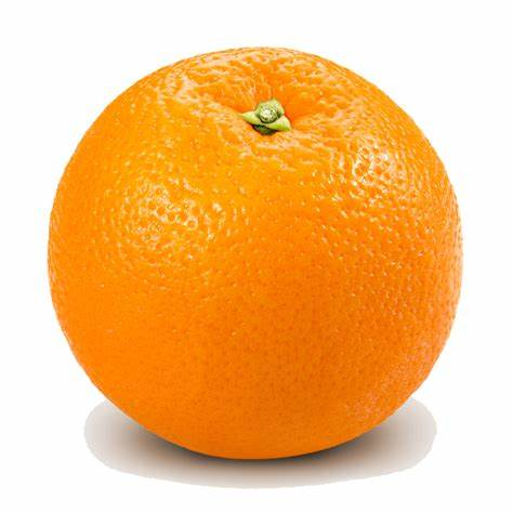
#> input picture Fundamentals/data/orange.jpg, 512 x 512 px, found by its file name
$ python 18_shape_detection.py
#> lines starting #> are read from the running program, lines starting #| are printed output that depends on the picture; after the words box and inside, x2 and y2 are one past the last pixel; in counts of white or black regions, pixels touching at a corner belong together
import cv2 as cv

img = cv.imread('orange.jpg')
#> img is the input picture: shape (512, 512, 3); mean B, G, R 128.1, 191.3, 245.4
imgGrey = cv.cvtColor(img, cv.COLOR_BGR2GRAY)
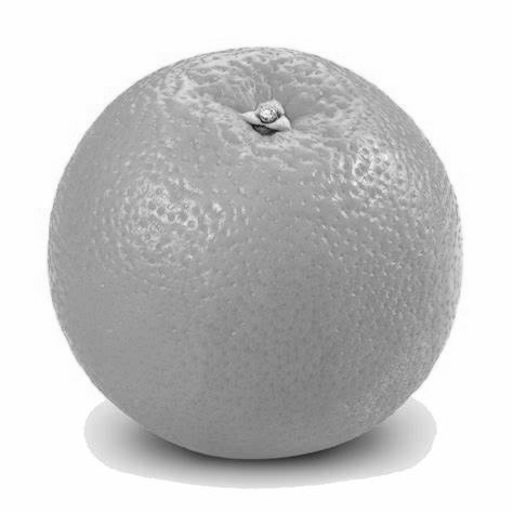
#> imgGrey: shape (512, 512); min 16, max 255, mean 200.3

_, tresh = cv.threshold(imgGrey, 200, 255, cv.THRESH_BINARY_INV)
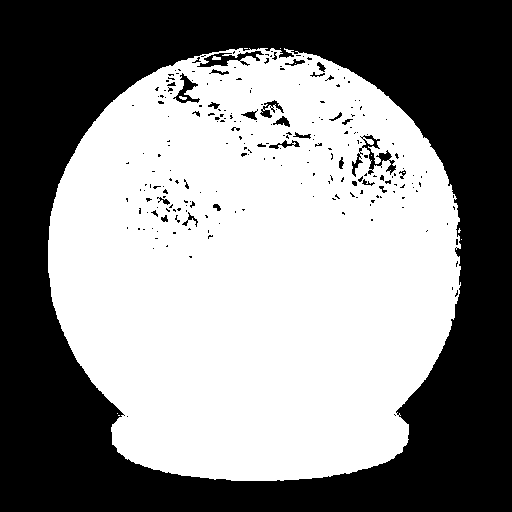
#> tresh: shape (512, 512); 53.5% white; 237 black regions (205 under 20 px), largest, box (x1, y1, x2, y2) and area: (0, 0, 512, 512) 118442, (352, 135, 396, 177) 497, (197, 51, 264, 67) 420

dilate = cv.dilate(tresh, (5, 5), iterations=20)
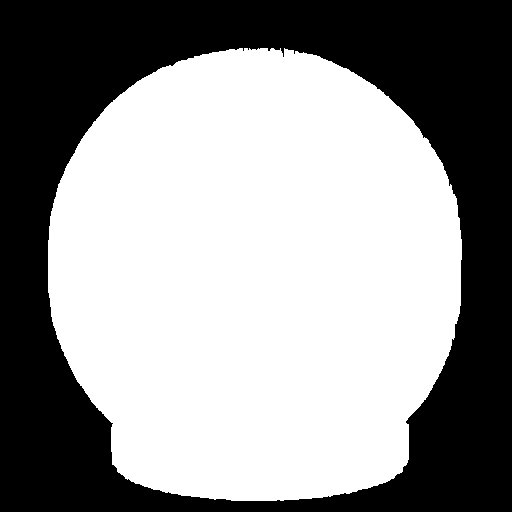
#> dilate: shape (512, 512); 58.2% white; 1 black region

contours, _ = cv.findContours(dilate, cv.RETR_TREE, cv.CHAIN_APPROX_SIMPLE)
#> contours = 1 contour; box (x1, y1, x2, y2) and area: (48, 48, 462, 501) 151834

for contour in contours:
    approx = cv.approxPolyDP(contour, 0.01 * cv.arcLength(contour, True), True)
    cv.drawContours(img, [approx], 0, (0, 0, 0), 2)

    x = approx.ravel()[0]
    y = approx.ravel()[1]

    if len(approx) == 3:
        cv.putText(img, "Triangle", (x, y), cv.FONT_HERSHEY_COMPLEX, 0.5, (0, 0, 0), 2)

    elif len(approx) == 4:
        x1, y1, w, h = cv.boundingRect(approx)
        aspectRatio = float(w) / h
        if aspectRatio >= 0.95 and aspectRatio <= 1.05:
            cv.putText(img, "Square", (x, y), cv.FONT_HERSHEY_COMPLEX, 0.5, (0, 0, 0), 2)
        else:
            cv.putText(img, "Rectangle", (x, y), cv.FONT_HERSHEY_COMPLEX, 0.5, (0, 0, 0), 2)

    elif len(approx) == 5:
        cv.putText(img, "Pentagon", (x, y), cv.FONT_HERSHEY_COMPLEX, 0.5, (0, 0, 0), 2)

    elif len(approx) == 10:
        cv.putText(img, "Star", (x, y), cv.FONT_HERSHEY_COMPLEX, 0.5, (0, 0, 0), 2)

    else:
        cv.putText(img, "Circle", (x, y), cv.FONT_HERSHEY_COMPLEX, 0.5, (0, 0, 0), 2)
#> this loop made 1 pass
#> (x, y) on pass 1: (162, 67)
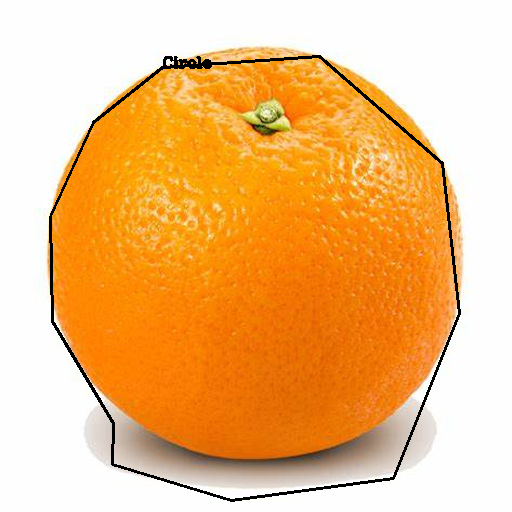
#> img: shape (512, 512, 3); 1.69% of pixels changed, all inside (x1, y1, x2, y2) = (49, 55, 461, 502)


cv.imshow('Grey Image', imgGrey)
cv.imshow('Treshold Image', tresh)
cv.imshow('Dilate Image', dilate)
cv.imshow('Image', img)

cv.waitKey(0)
cv.destroyAllWindows()

$ run again, with Fundamentals/data/HappyFish.jpg copied over Fundamentals/data/orange.jpg
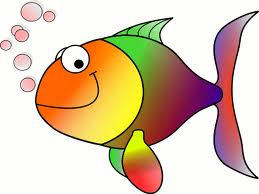
#> input picture Fundamentals/data/HappyFish.jpg, 259 x 194 px, found by its file name
#> img is the input picture: shape (194, 259, 3); mean B, G, R 170.8, 196.4, 219.3
#> `_, tresh = cv.threshold(imgGrey, 200, 255, cv.THRESH_BINARY_INV)`:
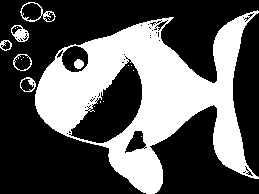
#> tresh: shape (194, 259); 35.5% white; 19 white regions (12 under 20 px), largest, box (x1, y1, x2, y2) and area: (35, 10, 259, 194) 17207, (11, 25, 29, 42) 166, (20, 2, 56, 22) 162
#> dilate: shape (194, 259); 54.4% white; 6 black regions
#> contours = 3 contours; box (x1, y1, x2, y2) and area: (0, 2, 259, 194) 28382, (82, 78, 142, 144) 1709, (66, 65, 75, 73) 36
#> the loop `for contour in contours:` made 3 passes
#> (x, y) on passes 1 to 3: (22, 6), (129, 78), (74, 66)
#> after the loop `for contour in contours:`:
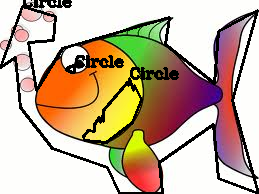
#> img: shape (194, 259, 3); 10.06% of pixels changed, all inside (x1, y1, x2, y2) = (0, 0, 259, 194)
